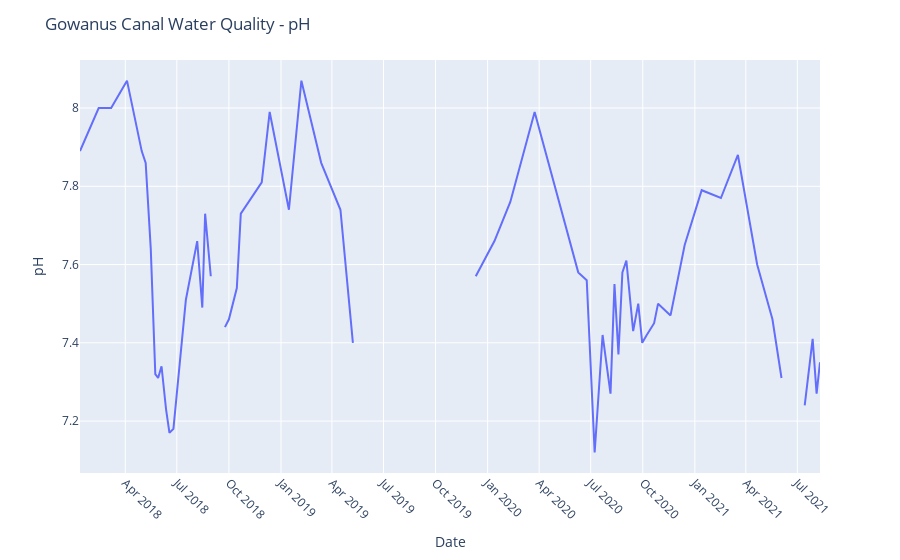

The notebook cell this image was saved under:
### Code cell
fig = px.line(GC6_pH, x="Date", y="pH")

fig.update_layout(title = 'Gowanus Canal Water Quality - pH', xaxis=dict(tickformat="%b %Y", tickangle=45))
fig.update_xaxes(dtick="M3")
